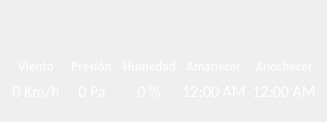
               <widget class="QWidget" name="some_details" native="true">
                <property name="font">
                 <font>
                  <family>Calibri</family>
                  <pointsize>12</pointsize>
                 </font>
                </property>
                <layout class="QGridLayout" name="gridLayout_22">
                 <item row="0" column="0">
                  <widget class="QWidget" name="presion_widget_2" native="true">
                   <property name="maximumSize">
                    <size>
                     <width>100</width>
                     <height>100</height>
                    </size>
                   </property>
                   <property name="font">
                    <font>
                     <family>Calibri</family>
                    </font>
                   </property>
                   <property name="styleSheet">
                    <string notr="true"/>
                   </property>
                   <layout class="QGridLayout" name="gridLayout_16">
                    <property name="leftMargin">
                     <number>0</number>
                    </property>
                    <property name="topMargin">
                     <number>0</number>
                    </property>
                    <property name="rightMargin">
                     <number>0</number>
                    </property>
                    <item row="0" column="0" alignment="Qt::AlignHCenter">
                     <widget class="QLabel" name="label_11">
                      <property name="minimumSize">
                       <size>
                        <width>50</width>
                        <height>50</height>
                       </size>
                      </property>
                      <property name="maximumSize">
                       <size>
                        <width>50</width>
                        <height>50</height>
                       </size>
                      </property>
                      <property name="text">
                       <string/>
                      </property>
                      <property name="pixmap">
                       <pixmap resource="qss_icons.qrc">:/weather/weather_img/img/details_wind.png</pixmap>
                      </property>
                      <property name="scaledContents">
                       <bool>false</bool>
                      </property>
                      <property name="alignment">
                       <set>Qt::AlignCenter</set>
                      </property>
                     </widget>
                    </item>
                    <item row="1" column="0" alignment="Qt::AlignHCenter">
                     <widget class="QLabel" name="label_12">
                      <property name="font">
                       <font>
                        <family>Calibri</family>
                        <pointsize>10</pointsize>
                        <weight>75</weight>
                        <italic>false</italic>
                        <bold>true</bold>
                       </font>
                      </property>
                      <property name="styleSheet">
                       <string notr="true">color:rgba(255, 255, 255, 200);</string>
                      </property>
                      <property name="text">
                       <string>Viento</string>
                      </property>
                      <property name="alignment">
                       <set>Qt::AlignCenter</set>
                      </property>
                     </widget>
                    </item>
                    <item row="2" column="0" alignment="Qt::AlignHCenter">
                     <widget class="QLabel" name="wind">
                      <property name="font">
                       <font>
                        <family>Calibri</family>
                        <pointsize>12</pointsize>
                       </font>
                      </property>
                      <property name="toolTip">
                       <string>Velocidad del viento</string>
                      </property>
                      <property name="styleSheet">
                       <string notr="true">QLabel{
	color:rgb(255, 255, 255);
}
</string>
                      </property>
                      <property name="text">
                       <string>0 Km/h</string>
                      </property>
                      <property name="alignment">
                       <set>Qt::AlignCenter</set>
                      </property>
                     </widget>
                    </item>
                   </layout>
                  </widget>
                 </item>
                 <item row="0" column="1">
                  <widget class="QWidget" name="presion_widget" native="true">
                   <property name="maximumSize">
                    <size>
                     <width>100</width>
                     <height>100</height>
                    </size>
                   </property>
                   <property name="styleSheet">
                    <string notr="true">QLabel {
	color: rgb(255, 255, 255);
}</string>
                   </property>
                   <layout class="QGridLayout" name="gridLayout_12">
                    <property name="leftMargin">
                     <number>0</number>
                    </property>
                    <property name="topMargin">
                     <number>0</number>
                    </property>
                    <property name="rightMargin">
                     <number>0</number>
                    </property>
                    <item row="0" column="0" alignment="Qt::AlignHCenter">
                     <widget class="QLabel" name="label_10">
                      <property name="minimumSize">
                       <size>
                        <width>50</width>
                        <height>50</height>
                       </size>
                      </property>
                      <property name="maximumSize">
                       <size>
                        <width>50</width>
                        <height>50</height>
                       </size>
                      </property>
                      <property name="text">
                       <string/>
                      </property>
                      <property name="pixmap">
                       <pixmap resource="qss_icons.qrc">:/weather/weather_img/img/details_pressure.png</pixmap>
                      </property>
                      <property name="scaledContents">
                       <bool>false</bool>
                      </property>
                      <property name="alignment">
                       <set>Qt::AlignCenter</set>
                      </property>
                     </widget>
                    </item>
                    <item row="1" column="0" alignment="Qt::AlignHCenter">
                     <widget class="QLabel" name="label_5">
                      <property name="font">
                       <font>
                        <family>Calibri</family>
                        <pointsize>10</pointsize>
                        <weight>75</weight>
                        <bold>true</bold>
                       </font>
                      </property>
                      <property name="styleSheet">
                       <string notr="true">color:rgba(255, 255, 255, 200);</string>
                      </property>
                      <property name="text">
                       <string>Presión</string>
                      </property>
                      <property name="alignment">
                       <set>Qt::AlignCenter</set>
                      </property>
                     </widget>
                    </item>
                    <item row="2" column="0" alignment="Qt::AlignHCenter">
                     <widget class="QLabel" name="pressure">
                      <property name="font">
                       <font>
                        <family>Calibri</family>
                        <pointsize>12</pointsize>
                       </font>
                      </property>
                      <property name="toolTip">
                       <string>Presión en la atmósfera</string>
                      </property>
                      <property name="styleSheet">
                       <string notr="true">QLabel{
	color:rgb(255, 255, 255);
}
</string>
                      </property>
                      <property name="text">
                       <string>0 Pa</string>
                      </property>
                      <property name="alignment">
                       <set>Qt::AlignCenter</set>
                      </property>
                     </widget>
                    </item>
                   </layout>
                  </widget>
                 </item>
                 <item row="0" column="2">
                  <widget class="QWidget" name="presion_widget_3" native="true">
                   <property name="maximumSize">
                    <size>
                     <width>100</width>
                     <height>100</height>
                    </size>
                   </property>
                   <property name="styleSheet">
                    <string notr="true">QLabel {
	color: rgb(255, 255, 255);
}</string>
                   </property>
                   <layout class="QGridLayout" name="gridLayout_18">
                    <property name="leftMargin">
                     <number>0</number>
                    </property>
                    <property name="topMargin">
                     <number>0</number>
                    </property>
                    <property name="rightMargin">
                     <number>0</number>
                    </property>
                    <item row="0" column="0" alignment="Qt::AlignHCenter">
                     <widget class="QLabel" name="label_14">
                      <property name="minimumSize">
                       <size>
                        <width>50</width>
                        <height>50</height>
                       </size>
                      </property>
                      <property name="maximumSize">
                       <size>
                        <width>50</width>
                        <height>50</height>
                       </size>
                      </property>
                      <property name="text">
                       <string/>
                      </property>
                      <property name="pixmap">
                       <pixmap resource="qss_icons.qrc">:/weather/weather_img/details/humidity-light@2x_white.png</pixmap>
                      </property>
                      <property name="scaledContents">
                       <bool>true</bool>
                      </property>
                      <property name="alignment">
                       <set>Qt::AlignCenter</set>
                      </property>
                     </widget>
                    </item>
                    <item row="1" column="0" alignment="Qt::AlignHCenter">
                     <widget class="QLabel" name="label_15">
                      <property name="font">
                       <font>
                        <family>Calibri</family>
                        <pointsize>10</pointsize>
                        <weight>75</weight>
                        <bold>true</bold>
                       </font>
                      </property>
                      <property name="styleSheet">
                       <string notr="true">color:rgba(255, 255, 255, 200);</string>
                      </property>
                      <property name="text">
                       <string>Humedad</string>
                      </property>
                      <property name="alignment">
                       <set>Qt::AlignCenter</set>
                      </property>
                     </widget>
                    </item>
                    <item row="2" column="0" alignment="Qt::AlignHCenter">
                     <widget class="QLabel" name="humidity">
                      <property name="font">
                       <font>
                        <family>Calibri</family>
                        <pointsize>12</pointsize>
                       </font>
                      </property>
                      <property name="toolTip">
                       <string>Porcentaje de humedad</string>
                      </property>
                      <property name="styleSheet">
                       <string notr="true">QLabel{
	color:rgb(255, 255, 255);
}
</string>
                      </property>
                      <property name="text">
                       <string>0 %</string>
                      </property>
                      <property name="alignment">
                       <set>Qt::AlignCenter</set>
                      </property>
                     </widget>
                    </item>
                   </layout>
                  </widget>
                 </item>
                 <item row="0" column="3">
                  <widget class="QWidget" name="amanecer_widget" native="true">
                   <property name="maximumSize">
                    <size>
                     <width>100</width>
                     <height>100</height>
                    </size>
                   </property>
                   <property name="styleSheet">
                    <string notr="true">QLabel {
	color: rgb(255, 255, 255);
}</string>
                   </property>
                   <layout class="QGridLayout" name="gridLayout_21">
                    <property name="leftMargin">
                     <number>0</number>
                    </property>
                    <property name="topMargin">
                     <number>0</number>
                    </property>
                    <property name="rightMargin">
                     <number>0</number>
                    </property>
                    <item row="0" column="0" alignment="Qt::AlignHCenter">
                     <widget class="QLabel" name="label_23">
                      <property name="minimumSize">
                       <size>
                        <width>50</width>
                        <height>50</height>
                       </size>
                      </property>
                      <property name="maximumSize">
                       <size>
                        <width>50</width>
                        <height>50</height>
                       </size>
                      </property>
                      <property name="text">
                       <string/>
                      </property>
                      <property name="pixmap">
                       <pixmap resource="qss_icons.qrc">:/weather/weather_img/details/sunrise-light@2x_white.png</pixmap>
                      </property>
                      <property name="scaledContents">
                       <bool>true</bool>
                      </property>
                      <property name="alignment">
                       <set>Qt::AlignCenter</set>
                      </property>
                     </widget>
                    </item>
                    <item row="1" column="0" alignment="Qt::AlignHCenter">
                     <widget class="QLabel" name="label_24">
                      <property name="font">
                       <font>
                        <family>Calibri</family>
                        <pointsize>10</pointsize>
                        <weight>75</weight>
                        <bold>true</bold>
                       </font>
                      </property>
                      <property name="styleSheet">
                       <string notr="true">color:rgba(255, 255, 255, 200);</string>
                      </property>
                      <property name="text">
                       <string>Amanecer</string>
                      </property>
                      <property name="alignment">
                       <set>Qt::AlignCenter</set>
                      </property>
                     </widget>
                    </item>
                    <item row="2" column="0" alignment="Qt::AlignHCenter">
                     <widget class="QLabel" name="sunrise">
                      <property name="font">
                       <font>
                        <family>Calibri</family>
                        <pointsize>12</pointsize>
                       </font>
                      </property>
                      <property name="toolTip">
                       <string>Hora a la que amance</string>
                      </property>
                      <property name="styleSheet">
                       <string notr="true">QLabel{
	color:rgb(255, 255, 255);
}
</string>
                      </property>
                      <property name="text">
                       <string>12:00 AM</string>
                      </property>
                      <property name="alignment">
                       <set>Qt::AlignCenter</set>
                      </property>
                     </widget>
                    </item>
                   </layout>
                  </widget>
                 </item>
                 <item row="0" column="4">
                  <widget class="QWidget" name="anochecer_widget" native="true">
                   <property name="maximumSize">
                    <size>
                     <width>100</width>
                     <height>100</height>
                    </size>
                   </property>
                   <property name="styleSheet">
                    <string notr="true">QLabel {
	color: rgb(255, 255, 255);
}</string>
                   </property>
                   <layout class="QGridLayout" name="gridLayout_19">
                    <property name="leftMargin">
                     <number>0</number>
                    </property>
                    <property name="topMargin">
                     <number>0</number>
                    </property>
                    <property name="rightMargin">
                     <number>0</number>
                    </property>
                    <item row="0" column="0" alignment="Qt::AlignHCenter">
                     <widget class="QLabel" name="label_17">
                      <property name="minimumSize">
                       <size>
                        <width>50</width>
                        <height>50</height>
                       </size>
                      </property>
                      <property name="maximumSize">
                       <size>
                        <width>50</width>
                        <height>50</height>
                       </size>
                      </property>
                      <property name="text">
                       <string/>
                      </property>
                      <property name="pixmap">
                       <pixmap resource="qss_icons.qrc">:/weather/weather_img/details/sunset-light@2x_white.png</pixmap>
                      </property>
                      <property name="scaledContents">
                       <bool>true</bool>
                      </property>
                      <property name="alignment">
                       <set>Qt::AlignCenter</set>
                      </property>
                     </widget>
                    </item>
                    <item row="1" column="0" alignment="Qt::AlignHCenter">
                     <widget class="QLabel" name="label_18">
                      <property name="font">
                       <font>
                        <family>Calibri</family>
                        <pointsize>10</pointsize>
                        <weight>75</weight>
                        <bold>true</bold>
                       </font>
                      </property>
                      <property name="styleSheet">
                       <string notr="true">color:rgba(255, 255, 255, 200);</string>
                      </property>
                      <property name="text">
                       <string>Anochecer</string>
                      </property>
                      <property name="alignment">
                       <set>Qt::AlignCenter</set>
                      </property>
                     </widget>
                    </item>
                    <item row="2" column="0" alignment="Qt::AlignHCenter">
                     <widget class="QLabel" name="sunset">
                      <property name="font">
                       <font>
                        <family>Calibri</family>
                        <pointsize>12</pointsize>
                       </font>
                      </property>
                      <property name="toolTip">
                       <string>Hora a la que anochece</string>
                      </property>
                      <property name="styleSheet">
                       <string notr="true">QLabel{
	color:rgb(255, 255, 255);
}
</string>
                      </property>
                      <property name="text">
                       <string>12:00 AM</string>
                      </property>
                      <property name="alignment">
                       <set>Qt::AlignCenter</set>
                      </property>
                     </widget>
                    </item>
                   </layout>
                  </widget>
                 </item>
                </layout>
               </widget>
